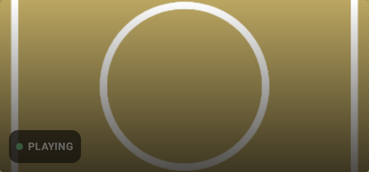
#> input picture tools/qa/selftest/fixtures/artfit_odin_classic_scrim_474.png, 369 x 172 px
$ python edgeaudit.py ../selftest/fixtures
#> lines starting #> are read from the running program, lines starting #| are printed output that depends on the picture
#!/usr/bin/env python3
"""VoltCap QA (update 479, B1) — edge / unused-space audit of one still per home layout (device/edges.sh).

Per still: the flat band along each edge (rows / columns whose pixels barely change: no art, no text — the screen's
background showing through a gutter) in px, and the share of the screen made of flat 40 px blocks (unused room).
A measurement aid, not a verdict: the owner's question is whether a layout *uses* the screen; a flat band >= --band px
on a side is FLAGGED for a look, never PASS / FAIL by itself. Writes <dir>/edgeaudit.txt and a contact sheet.
  python3 edgeaudit.py <dir with LAYOUT.png> [--band 20] [--density 2.25]
"""
import sys, os, argparse
import numpy as np
from PIL import Image


def flat_band(a, axis_rows, from_end, tol=3.0, limit=300):
    """How many rows (or columns) from one edge are flat (std of luminance along the line < tol and same mean)."""
    n = a.shape[0] if axis_rows else a.shape[1]
    ref = None
    for i in range(min(limit, n)):
        idx = n - 1 - i if from_end else i
        line = a[idx, :] if axis_rows else a[:, idx]
        # ignore the status bar's own icons at the top: use the middle 80 % of the line
        m = len(line); line = line[m // 10: m - m // 10]
        if line.std() > tol:
            return i
        if ref is None:
            ref = line.mean()
        elif abs(line.mean() - ref) > tol:
            return i
    return min(limit, n)


def flat_share(a, block=40, tol=2.5):
    h, w = a.shape
    tot = flat = 0
    for y in range(0, h - block + 1, block):
        for x in range(0, w - block + 1, block):
            tot += 1
            if a[y:y + block, x:x + block].std() < tol:
                flat += 1
    return flat / max(tot, 1)


def main():
    ap = argparse.ArgumentParser()
    ap.add_argument("dir"); ap.add_argument("--band", type=int, default=20); ap.add_argument("--density", type=float, default=0)
    o = ap.parse_args()
    files = sorted(f for f in os.listdir(o.dir) if f.endswith(".png") and not f.startswith("edgeaudit"))
    rows = []; thumbs = []
    for f in files:
        im = Image.open(os.path.join(o.dir, f)).convert("L")
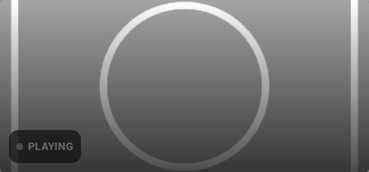
#> im: PIL image 369x172 L; min 25, max 255, mean 113.2
        a = np.asarray(im).astype(float)
        b = dict(L=flat_band(a, False, False), R=flat_band(a, False, True), T=flat_band(a, True, False), B=flat_band(a, True, True))
#> the loop in flat_band, `for i in range(min(limit, n)):` made 1 pass
#> m on pass 1: 172
#> the loop in flat_band, `for i in range(min(limit, n)):` made 2 passes
#> (m, ref) on pass 1: (369, 163.9)
#> m on pass 2: 369
#> after the loop in flat_band, `for i in range(min(limit, n)):`: ref = 163.9
#> the loop in flat_band, `for i in range(min(limit, n)):` made 2 passes
#> (m, ref) on pass 1: (369, 53.1)
#> after the loop in flat_band, `for i in range(min(limit, n)):`: ref = 53.1
#> b = {'L': 0, 'R': 0, 'T': 1, 'B': 1}
        share = flat_share(a)
#> share = 0
        flags = [k for k, v in b.items() if v >= o.band]
#> flags = []
        rows.append((f[:-4], b, share, flags))
        t = Image.open(os.path.join(o.dir, f)).convert("RGB"); t.thumbnail((480, 270)); thumbs.append((f[:-4], t))
#> pass 2 of the loop in main, `for f in files:`:
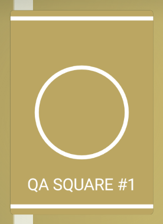
#> input picture tools/qa/selftest/fixtures/artfit_odin_grid_square_474.png, 163 x 224 px
#> in main, `im = Image.open(os.path.join(o.dir, f)).convert("L")`:
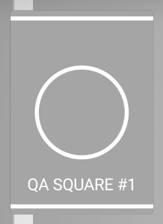
#> im: PIL image 163x224 L; min 145, max 255, mean 172
#> a: shape (224, 163) float64
#> the loop in flat_band, `for i in range(min(limit, n)):` made 11 passes
#> ref on pass 1: 160.6
#> after the loop in flat_band, `for i in range(min(limit, n)):`: ref = 160.6
#> the loop in flat_band, `for i in range(min(limit, n)):` made 10 passes
#> ref on pass 1: 174.7
#> after the loop in flat_band, `for i in range(min(limit, n)):`: ref = 174.7
#> the loop in flat_band, `for i in range(min(limit, n)):` made 1 pass
#> m on pass 1: 163
#> in main, `b = dict(L=flat_band(a, False, False), R=flat_band(a, False, True), T=..`: b = {'L': 10, 'R': 9, 'T': 0, 'B': 0}
#> t: PIL image 163x224 RGB
    d = o.density
    out = [f"edge audit — flat band per side (px{' / dp' if d else ''}), flat 40 px blocks share; FLAG = band >= {o.band}px (look at it)"]
    for name, b, share, flags in rows:
        side = " ".join(f"{k}{v}" + (f"/{v / d:.0f}dp" if d else "") for k, v in b.items())
        out.append(f"{name:16s} {side:40s} flat {share * 100:4.0f}%  {'FLAG ' + ','.join(flags) if flags else ''}")
#> this loop made 2 passes
#> (name, b, share, flags) on passes 1 to 2: ('artfit_odin_classic_scrim_474', {'L': 0, 'R': 0, 'T': 1, 'B': 1}, 0, []), ('artfit_odin_grid_square_474', {'L': 10, 'R': 9, 'T': 0, 'B': 0}, 0, [])
#> after the loop, out = 3 items
    txt = "\n".join(out); print(txt)
#| edge audit — flat band per side (px), flat 40 px blocks share; FLAG = band >= 20px (look at it)
#| artfit_odin_classic_scrim_474 L0 R0 T1 B1                              flat    0%
#| artfit_odin_grid_square_474 L10 R9 T0 B0                             flat    0%
    open(os.path.join(o.dir, "edgeaudit.txt"), "w").write(txt + "\n")
    if thumbs:
        from PIL import ImageDraw
        cols = 6; rr = (len(thumbs) + cols - 1) // cols
#> after `rr = (len(thumbs) + cols - 1) // cols`: rr = 1
        sheet = Image.new("RGB", (cols * 484, rr * 290), (40, 40, 40)); dr = ImageDraw.Draw(sheet)
#> after `sheet = Image.new('RGB', (cols * 484, rr * 290), (40, 40, 40))`: sheet: PIL image 2904x290 RGB; every value is 40
        for i, (n, t) in enumerate(thumbs):
            x, y = (i % cols) * 484, (i // cols) * 290
            sheet.paste(t, (x + 2, y + 18)); dr.text((x + 4, y + 3), n, fill=(255, 255, 0))
#> this loop made 2 passes
#> (n, x, y) on passes 1 to 2: ('artfit_odin_classic_scrim_474', 0, 0), ('artfit_odin_grid_square_474', 484, 0)
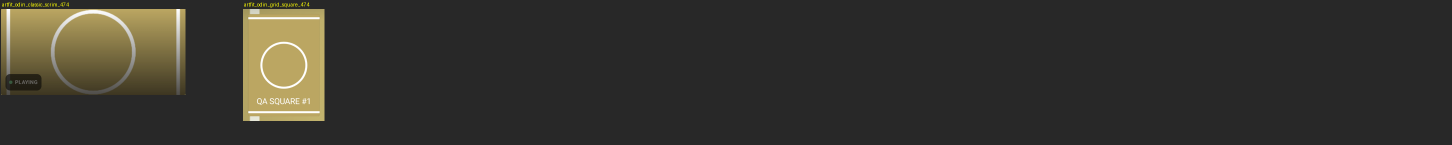
#> sheet: PIL image 2904x290 RGB (shown at 1/2 size); mean R, G, B 53.2, 51.5, 45.6
        sheet.save(os.path.join(o.dir, "edgeaudit_sheet.png"))


if __name__ == "__main__":
    main()
